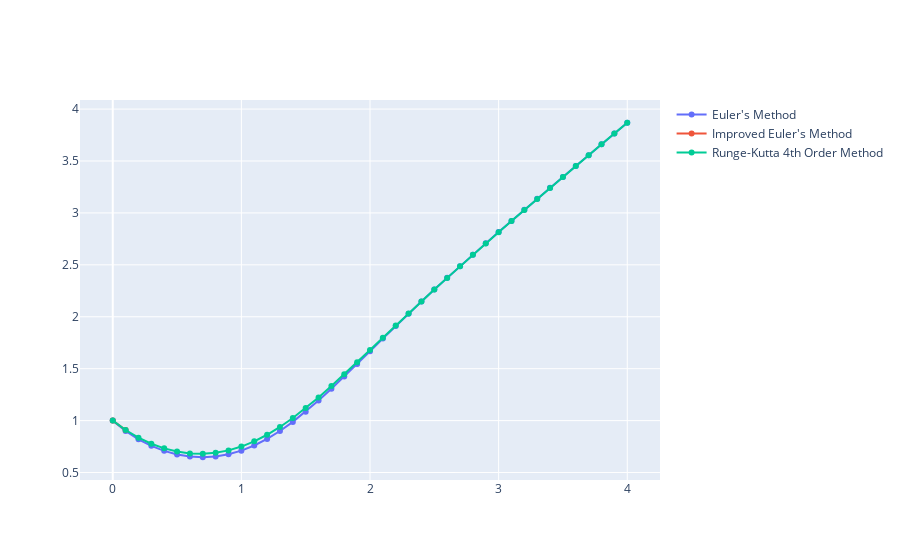

Here is the notebook cell this chart was saved with:
### Code cell
traces = []
traces.append(utils.Get_Trace(valuesEuler, "Euler's Method")[0])
traces.append(utils.Get_Trace(valuesImproved, "Improved Euler's Method")[0])
traces.append(utils.Get_Trace(valuesRK4, "Runge-Kutta 4th Order Method")[0])
utils.Get_Comparison_Traces(traces).show()

### Figure 1 — Plotly figure (JSON) as saved in the notebook; plotly's stock layout.template omitted (floating-point values rounded to 4 significant figures)
{"data": [{"mode": "lines+markers", "name": "Euler's Method", "type": "scatter", "x": [0, 0.1, 0.2, 0.3, 0.4, 0.5, 0.6, 0.7, 0.8, 0.9, 1.0, 1.1, 1.2, 1.3, 1.4, 1.5, 1.6, 1.7, 1.8, 1.9, 2.0, 2.1, 2.2, 2.3, 2.4, 2.5, 2.6, 2.7, 2.8, 2.9, 3.0, 3.1, 3.2, 3.3, 3.4, 3.5, 3.6, 3.7, 3.8, 3.9, 4.0], "y": [1, 0.9, 0.82, 0.7568, 0.7085, 0.6743, 0.6538, 0.6471, 0.6542, 0.6754, 0.7108, 0.7603, 0.8235, 0.8997, 0.9877, 1.086, 1.193, 1.307, 1.425, 1.546, 1.668, 1.79, 1.91, 2.029, 2.147, 2.262, 2.375, 2.487, 2.598, 2.707, 2.815, 2.923, 3.029, 3.136, 3.241, 3.347, 3.452, 3.556, 3.661, 3.765, 3.868]}, {"mode": "lines+markers", "name": "Improved Euler's Method", "type": "scatter", "x": [0, 0.1], "y": [1, 0.91]}, {"mode": "lines+markers", "name": "Runge-Kutta 4th Order Method", "type": "scatter", "x": [0, 0.1, 0.2, 0.3, 0.4, 0.5, 0.6, 0.7, 0.8, 0.9, 1.0, 1.1, 1.2, 1.3, 1.4, 1.5, 1.6, 1.7, 1.8, 1.9, 2.0, 2.1, 2.2, 2.3, 2.4, 2.5, 2.6, 2.7, 2.8, 2.9, 3.0, 3.1, 3.2, 3.3, 3.4, 3.5, 3.6, 3.7, 3.8, 3.9, 4.0], "y": [1, 0.9094, 0.8358, 0.7772, 0.7327, 0.7018, 0.6842, 0.6802, 0.6897, 0.713, 0.75, 0.8004, 0.8637, 0.9389, 1.025, 1.12, 1.223, 1.332, 1.446, 1.562, 1.679, 1.797, 1.915, 2.032, 2.147, 2.262, 2.374, 2.486, 2.596, 2.706, 2.814, 2.922, 3.029, 3.135, 3.241, 3.346, 3.451, 3.556, 3.66, 3.764, 3.868]}], "layout": {}}
